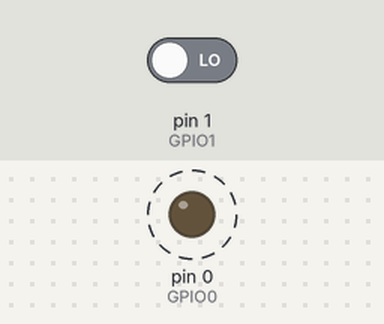
Simulated run of this sketch. Board: Arduino Uno, built for the host (arithmetic inside an expression is 32-bit, double 64-bit). Parts: output pins drawn as LEDs (lit = HIGH). Dashed ring = blinking. Inputs (shaded band) come from the test bench; at power-on: pin 1 (GPIO1) LOW. What the sketch prints to the serial monitor is not drawn.

Above: at 2.2 s.
2.3 s: pin 1 (GPIO1) driven HIGH
Timing chart, 0 to 10.6 s (numbered marks = the images above; inputs shaded):
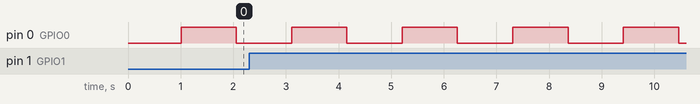

The sketch:

gpio_simple_test.ino
```cpp
/*
 * Simplest GPIO Test for RP2350-Zero
 * Blinks GPIO0 and reads GPIO1
 */

// Explicit GPIO definitions
#define GPIO0 0
#define GPIO1 1

void setup() {
  Serial.begin(115200);
  while (!Serial && millis() < 3000) delay(10);

  Serial.println("\n=== Simple GPIO0/GPIO1 Test ===");

  // Configure pins
  pinMode(GPIO0, OUTPUT);
  pinMode(GPIO1, INPUT_PULLDOWN);  // Pull down so we see clear HIGH/LOW

  Serial.println("GPIO0 = OUTPUT (will blink)");
  Serial.println("GPIO1 = INPUT with pulldown");
  Serial.println("\nConnect GPIO0 to GPIO1 to see GPIO1 follow GPIO0\n");

  delay(1000);
}

void loop() {
  // Set GPIO0 HIGH
  digitalWrite(GPIO0, HIGH);
  Serial.print("GPIO0 = HIGH, GPIO1 = ");
  delay(50); // Small delay for signal to settle
  Serial.println(digitalRead(GPIO1) ? "HIGH ✓" : "LOW");

  delay(1000);

  // Set GPIO0 LOW
  digitalWrite(GPIO0, LOW);
  Serial.print("GPIO0 = LOW,  GPIO1 = ");
  delay(50);
  Serial.println(digitalRead(GPIO1) ? "HIGH" : "LOW ✓");

  delay(1000);
  Serial.println("----------");
}
```

Measured:
- by itself, pin 0 (GPIO0): alternates HIGH for 1.1 s and LOW for 1.1 s
